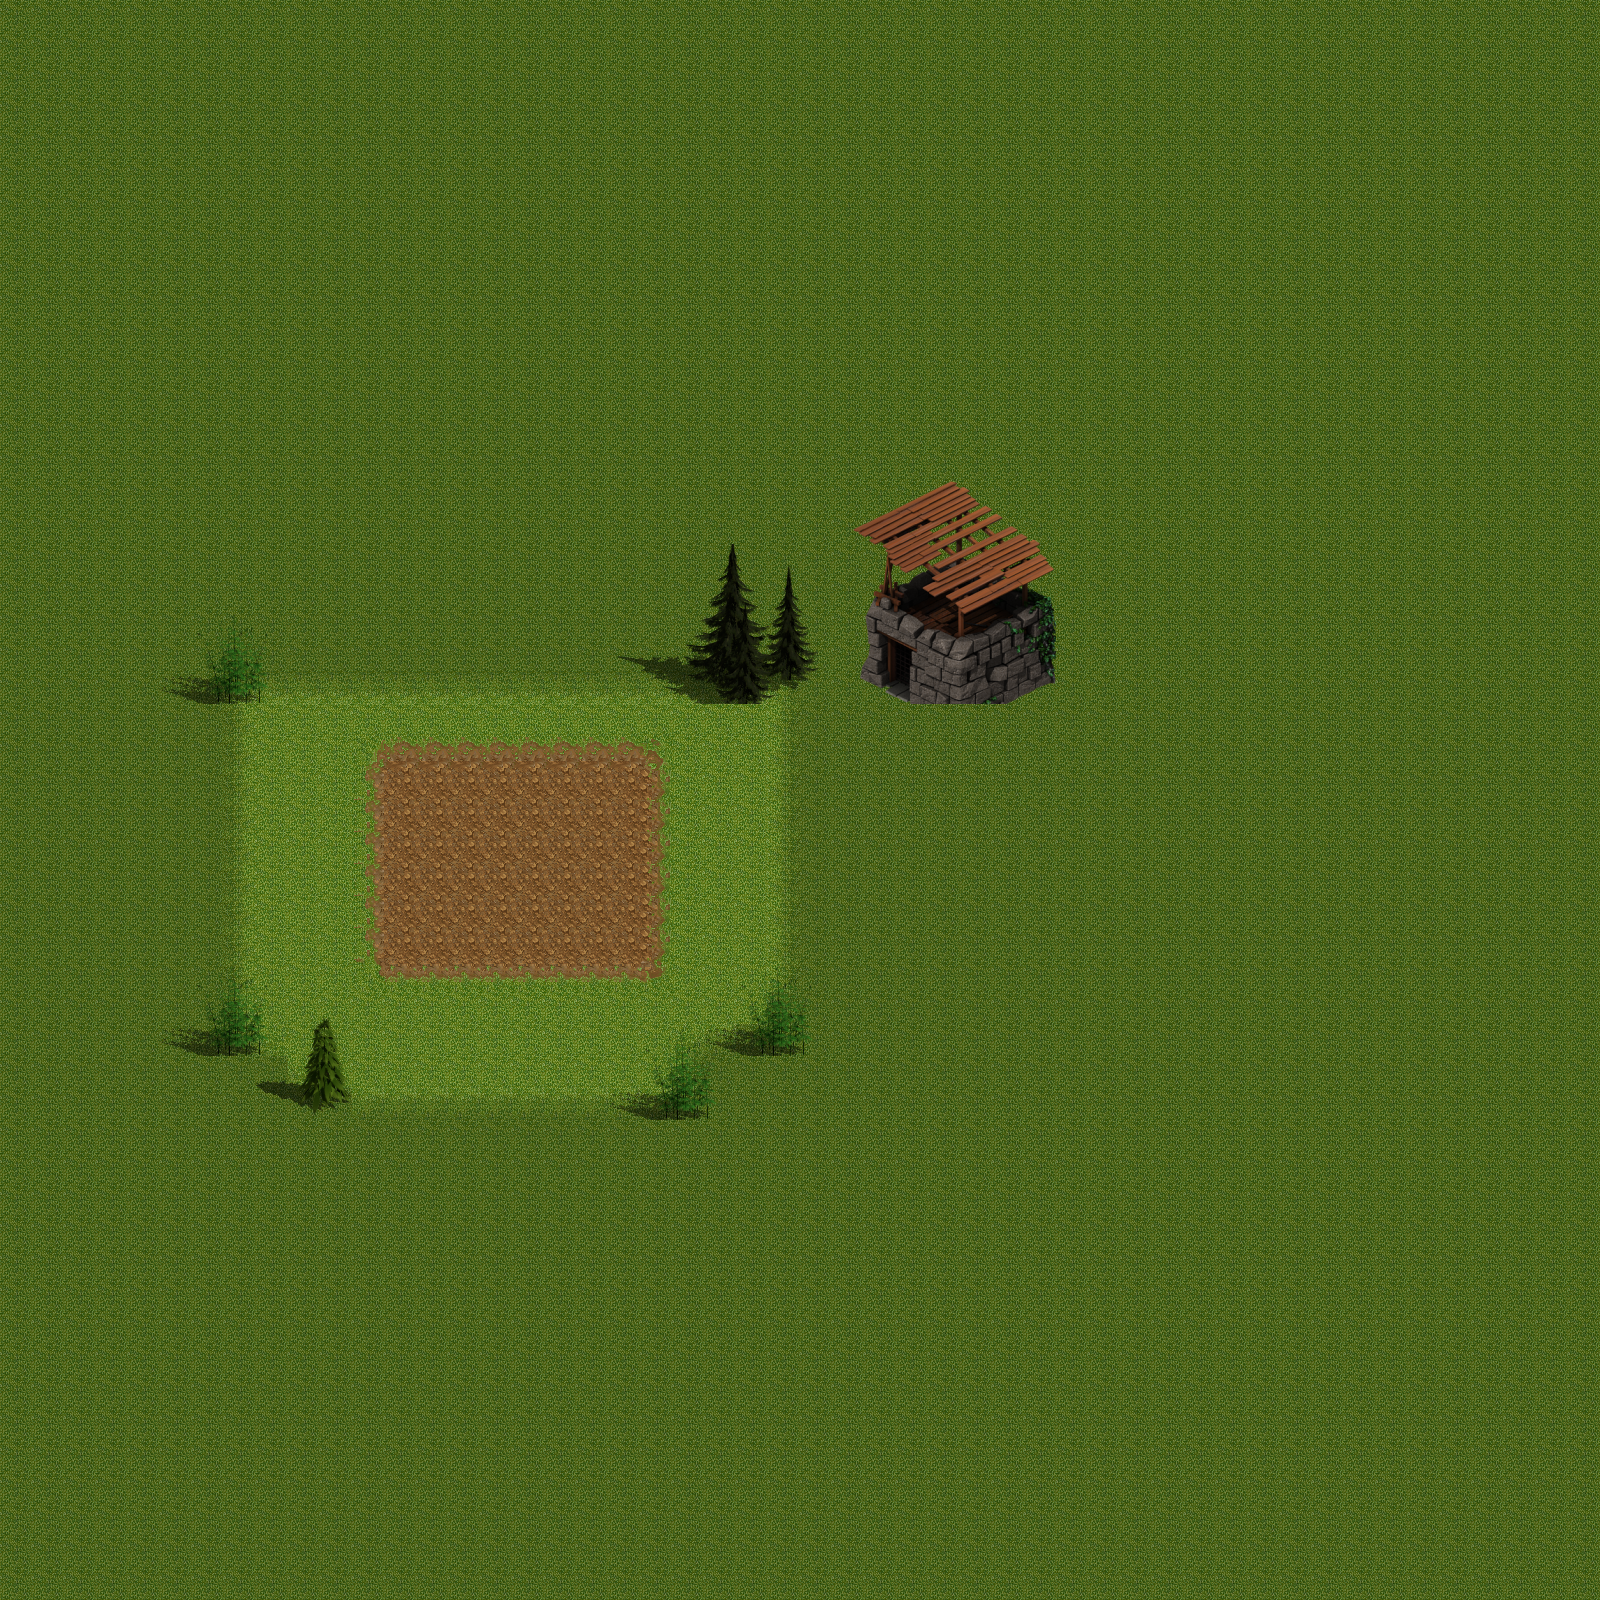

This is a level from a 2D game, rendered from its Tiled map with the project's own tilesets. A one-line summary and the map file follow, with tile-layer data summarised:
An orthogonal 50x50 tile map with 32x32 px tiles, 3 tile layers (ground, flora, buildings), 3 tilesets.

<map version="1.5" tiledversion="1.7.0" orientation="orthogonal" renderorder="right-down" width="50" height="50" tilewidth="32" tileheight="32" infinite="0" nextlayerid="4" nextobjectid="1">
 <tileset firstgid="1" name="groundtiles1" tilewidth="32" tileheight="32" tilecount="399" columns="19">
  <image source="tilesets/groundtiles1.png" width="608" height="672" />
 </tileset>
 <tileset firstgid="400" name="towerruin1" tilewidth="32" tileheight="32" tilecount="49" columns="7">
  <image source="tilesets/towerruin1.png" width="224" height="224" />
 </tileset>
 <tileset firstgid="449" name="fomeFlora" tilewidth="32" tileheight="32" tilecount="240" columns="20">
  <image source="tilesets/fomeFlora.png" width="640" height="400" />
 </tileset>
 <layer id="1" name="ground" width="50" height="50">
  <data>[2500 cells, 2500 non-empty, 17 distinct tile ids]</data>
 </layer>
 <layer id="3" name="flora" width="50" height="50">
  <data>[2500 cells, 91 non-empty, 56 distinct tile ids]</data>
 </layer>
 <layer id="2" name="buildings" width="50" height="50">
  <data>[2500 cells, 43 non-empty, 43 distinct tile ids]</data>
 </layer>
</map>
